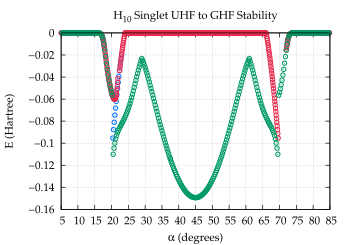

Generate this figure with gnuplot:
set term postscript enhanced eps color "Palatino" 16
set size 0.7, 0.7
set encoding iso

# Set line styles
set style line  1 lt 1 lw 3 lc rgb "#0070FF" pt 6    # blue
set style line  2 lt 1 lw 3 lc rgb "#E52B50" pt 6    # red
set style line  3 lt 1 lw 3 lc rgb "#009A63" pt 6    # green
set style line  4 lt 1 lw 3 lc rgb "#702963" pt 6    # purple
set style line  5 lt 1 lw 3 lc rgb "#F28500" pt 6    # orange
set style line  6 lt 1 lw 3 lc rgb "#00BFFF" pt 6    # deep sky blue
set style line  7 lt 1 lw 3 lc rgb "#FF91A4" pt 6    # pink
set style line  8 lt 1 lw 3 lc rgb "#50C878" pt 6    # light green
set style line  9 lt 1 lw 3 lc rgb "#C9A0DC" pt 6    # lavender
set style line 10 lt 1 lw 3 lc rgb "#000000" pt 6    # black
set style line 11 lt 2 lw 3 lc rgb "#0070FF" pt 6    # blue
set style line 12 lt 2 lw 3 lc rgb "#E52B50" pt 6    # red
set style line 13 lt 2 lw 3 lc rgb "#009A63" pt 6    # green
set style line 14 lt 2 lw 3 lc rgb "#702963" pt 6    # purple
set style line 15 lt 2 lw 3 lc rgb "#F28500" pt 6    # orange
set style line 16 lt 2 lw 3 lc rgb "#00BFFF" pt 6    # deep sky blue
set style line 17 lt 2 lw 3 lc rgb "#FF91A4" pt 6    # pink
set style line 18 lt 2 lw 3 lc rgb "#50C878" pt 6    # light green
set style line 19 lt 2 lw 3 lc rgb "#C9A0DC" pt 6    # lavender
set style line 20 lt 2 lw 3 lc rgb "#000000" pt 6    # black
set style line 100 lt 1 lw 1 lc rgb "#FFFFFF"

set title "H_{10} Singlet UHF to GHF Stability"
set xlabel "{/Symbol a} (degrees)"
set ylabel "E (Hartree)"
unset key
set xtics 0, 5
set grid xtics x2tics ytics

set output "h10_singlet_GHFstability.eps"
set xrange [5:85]
set yrange [*:*]
plot "follow23/h10hess" u 1:6 ls 1,  \
     "follow20/h10hess" u 1:6 ls 2,  \
     "test/follow37.5/h10hess" u 1:6 ls 3
